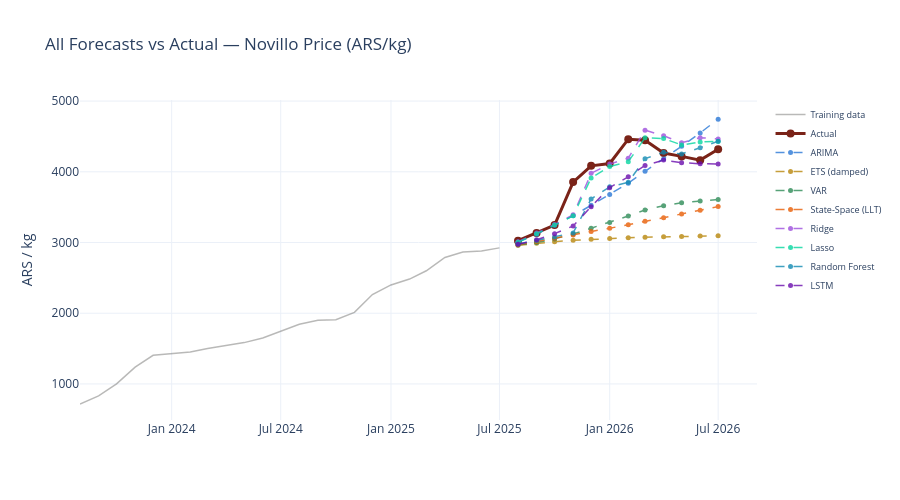

Notebook code cell kept with this figure:
### Code cell
# ── Forecast comparison plot (interactive) ───────────────────────
fig = go.Figure()
fig.add_trace(go.Scatter(
    x=train.index[-24:], y=train['novillo_ars_kg'].iloc[-24:],
    mode='lines', name='Training data', line=dict(color=UOE_GREY, width=1.5),
    opacity=0.4, hovertemplate='%{x|%b %Y}<br>%{y:,.0f} ARS/kg<extra>Training</extra>'
))
fig.add_trace(go.Scatter(
    x=test.index, y=actual, mode='lines+markers',
    name='Actual', line=dict(color=UOE_RED, width=3),
    marker=dict(size=8),
    hovertemplate='%{x|%b %Y}<br>%{y:,.0f} ARS/kg<extra>Actual</extra>'
))

colours_map = {
    'ARIMA': UOE_BLUE, 'ETS (damped)': UOE_GOLD,
    'VAR': UOE_GREEN, 'State-Space (LLT)': '#E85D04',
    'Ridge': '#9D4EDD', 'Lasso': '#06D6A0',
    'Random Forest': '#118AB2', 'LSTM': UOE_PURPLE,
}
for name, fc in forecasts.items():
    fc_arr = np.array(fc)[:len(actual)]
    colour = colours_map.get(name, UOE_GREY)
    fig.add_trace(go.Scatter(
        x=test.index, y=fc_arr, mode='lines+markers',
        name=name, line=dict(color=colour, width=1.5, dash='dash'),
        marker=dict(size=5), opacity=0.8,
        hovertemplate='%%{x|%%b %%Y}<br>%%{y:,.0f} ARS/kg<extra>%s</extra>' % name
    ))

fig.update_layout(title='All Forecasts vs Actual — Novillo Price (ARS/kg)',
                  yaxis_title='ARS / kg', height=500,
                  legend=dict(font=dict(size=9)))
fig.show()
